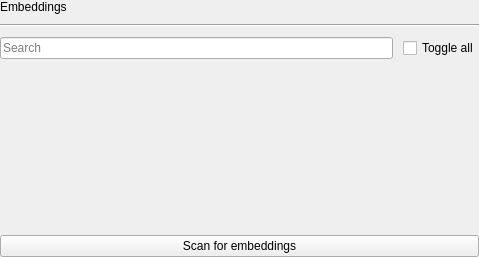
<?xml version="1.0" encoding="UTF-8"?>
<ui version="4.0">
 <class>embeddings_container</class>
 <widget class="QWidget" name="embeddings_container">
  <property name="geometry">
   <rect>
    <x>0</x>
    <y>0</y>
    <width>479</width>
    <height>257</height>
   </rect>
  </property>
  <property name="windowTitle">
   <string>Form</string>
  </property>
  <layout class="QGridLayout" name="gridLayout">
   <property name="leftMargin">
    <number>0</number>
   </property>
   <property name="topMargin">
    <number>0</number>
   </property>
   <property name="rightMargin">
    <number>0</number>
   </property>
   <property name="bottomMargin">
    <number>0</number>
   </property>
   <property name="horizontalSpacing">
    <number>0</number>
   </property>
   <property name="verticalSpacing">
    <number>10</number>
   </property>
   <item row="0" column="0">
    <widget class="QLabel" name="label">
     <property name="text">
      <string>Embeddings</string>
     </property>
    </widget>
   </item>
   <item row="1" column="0">
    <widget class="Line" name="line">
     <property name="orientation">
      <enum>Qt::Orientation::Horizontal</enum>
     </property>
    </widget>
   </item>
   <item row="2" column="0">
    <layout class="QHBoxLayout" name="horizontalLayout">
     <property name="spacing">
      <number>10</number>
     </property>
     <item>
      <widget class="QLineEdit" name="lineEdit">
       <property name="placeholderText">
        <string>Search</string>
       </property>
      </widget>
     </item>
     <item>
      <widget class="QCheckBox" name="checkBox">
       <property name="font">
        <font>
         <pointsize>9</pointsize>
        </font>
       </property>
       <property name="text">
        <string>Toggle all</string>
       </property>
      </widget>
     </item>
    </layout>
   </item>
   <item row="3" column="0">
    <widget class="QScrollArea" name="embeddings">
     <property name="font">
      <font>
       <pointsize>9</pointsize>
      </font>
     </property>
     <property name="frameShape">
      <enum>QFrame::Shape::NoFrame</enum>
     </property>
     <property name="frameShadow">
      <enum>QFrame::Shadow::Plain</enum>
     </property>
     <property name="widgetResizable">
      <bool>true</bool>
     </property>
     <widget class="QWidget" name="scrollAreaWidgetContents">
      <property name="geometry">
       <rect>
        <x>0</x>
        <y>0</y>
        <width>479</width>
        <height>145</height>
       </rect>
      </property>
      <layout class="QGridLayout" name="gridLayout_2">
       <property name="leftMargin">
        <number>0</number>
       </property>
       <property name="topMargin">
        <number>0</number>
       </property>
       <property name="rightMargin">
        <number>0</number>
       </property>
       <property name="bottomMargin">
        <number>0</number>
       </property>
       <property name="horizontalSpacing">
        <number>0</number>
       </property>
       <property name="verticalSpacing">
        <number>10</number>
       </property>
      </layout>
     </widget>
    </widget>
   </item>
   <item row="4" column="0">
    <widget class="QPushButton" name="pushButton">
     <property name="text">
      <string>Scan for embeddings</string>
     </property>
    </widget>
   </item>
  </layout>
 </widget>
 <resources/>
 <connections>
  <connection>
   <sender>pushButton</sender>
   <signal>clicked()</signal>
   <receiver>embeddings_container</receiver>
   <slot>action_clicked_button_scan_for_embeddings()</slot>
   <hints>
    <hint type="sourcelabel">
     <x>150</x>
     <y>247</y>
    </hint>
    <hint type="destinationlabel">
     <x>100</x>
     <y>0</y>
    </hint>
   </hints>
  </connection>
  <connection>
   <sender>lineEdit</sender>
   <signal>textChanged(QString)</signal>
   <receiver>embeddings_container</receiver>
   <slot>search_text_changed(QString)</slot>
   <hints>
    <hint type="sourcelabel">
     <x>134</x>
     <y>19</y>
    </hint>
    <hint type="destinationlabel">
     <x>110</x>
     <y>-12</y>
    </hint>
   </hints>
  </connection>
  <connection>
   <sender>checkBox</sender>
   <signal>toggled(bool)</signal>
   <receiver>embeddings_container</receiver>
   <slot>toggle_all_toggled(bool)</slot>
   <hints>
    <hint type="sourcelabel">
     <x>423</x>
     <y>18</y>
    </hint>
    <hint type="destinationlabel">
     <x>414</x>
     <y>-12</y>
    </hint>
   </hints>
  </connection>
 </connections>
 <slots>
  <slot>action_clicked_button_scan_for_embeddings()</slot>
  <slot>search_text_changed(QString)</slot>
  <slot>toggle_all_toggled(bool)</slot>
 </slots>
</ui>
